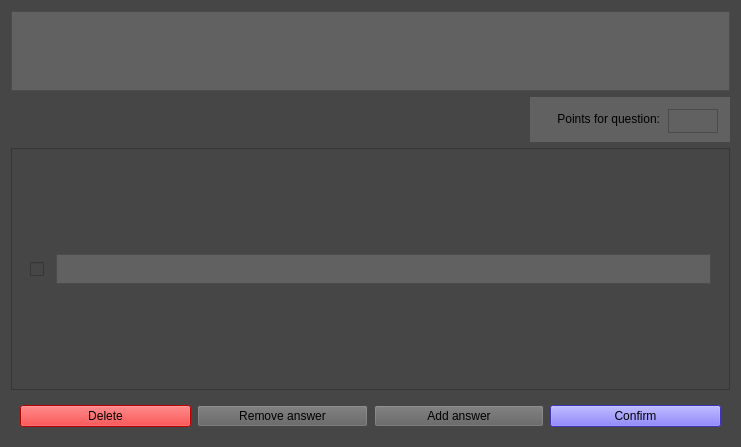
<?xml version="1.0" encoding="UTF-8"?>
<ui version="4.0">
 <class>Form</class>
 <widget class="QWidget" name="Form">
  <property name="geometry">
   <rect>
    <x>0</x>
    <y>0</y>
    <width>741</width>
    <height>447</height>
   </rect>
  </property>
  <property name="sizePolicy">
   <sizepolicy hsizetype="Minimum" vsizetype="Preferred">
    <horstretch>0</horstretch>
    <verstretch>0</verstretch>
   </sizepolicy>
  </property>
  <property name="minimumSize">
   <size>
    <width>0</width>
    <height>280</height>
   </size>
  </property>
  <property name="maximumSize">
   <size>
    <width>1500000</width>
    <height>1500000</height>
   </size>
  </property>
  <property name="windowTitle">
   <string>Form</string>
  </property>
  <property name="styleSheet">
   <string notr="true">background-color: rgb(70, 70, 70);
border-color: rgb(192, 192, 192);</string>
  </property>
  <layout class="QVBoxLayout" name="verticalLayout">
   <item>
    <layout class="QVBoxLayout" name="main_area">
     <item>
      <widget class="QTextEdit" name="textEdit">
       <property name="maximumSize">
        <size>
         <width>16777215</width>
         <height>80</height>
        </size>
       </property>
       <property name="styleSheet">
        <string notr="true">background-color: rgb(97, 97, 97);</string>
       </property>
      </widget>
     </item>
     <item>
      <layout class="QHBoxLayout" name="horizontalLayout_2">
       <item>
        <spacer name="horizontalSpacer">
         <property name="orientation">
          <enum>Qt::Horizontal</enum>
         </property>
         <property name="sizeHint" stdset="0">
          <size>
           <width>40</width>
           <height>20</height>
          </size>
         </property>
        </spacer>
       </item>
       <item>
        <widget class="QWidget" name="widget_2" native="true">
         <property name="minimumSize">
          <size>
           <width>200</width>
           <height>45</height>
          </size>
         </property>
         <property name="maximumSize">
          <size>
           <width>0</width>
           <height>45</height>
          </size>
         </property>
         <property name="styleSheet">
          <string notr="true">background-color: rgb(97, 97, 97);</string>
         </property>
         <widget class="QLabel" name="label">
          <property name="geometry">
           <rect>
            <x>10</x>
            <y>10</y>
            <width>120</width>
            <height>24</height>
           </rect>
          </property>
          <property name="minimumSize">
           <size>
            <width>120</width>
            <height>24</height>
           </size>
          </property>
          <property name="maximumSize">
           <size>
            <width>120</width>
            <height>16777215</height>
           </size>
          </property>
          <property name="text">
           <string>Points for question:</string>
          </property>
          <property name="alignment">
           <set>Qt::AlignRight|Qt::AlignTrailing|Qt::AlignVCenter</set>
          </property>
         </widget>
         <widget class="QPlainTextEdit" name="plainTextEdit_2">
          <property name="geometry">
           <rect>
            <x>138</x>
            <y>12</y>
            <width>50</width>
            <height>24</height>
           </rect>
          </property>
          <property name="minimumSize">
           <size>
            <width>50</width>
            <height>24</height>
           </size>
          </property>
          <property name="maximumSize">
           <size>
            <width>50</width>
            <height>24</height>
           </size>
          </property>
          <property name="verticalScrollBarPolicy">
           <enum>Qt::ScrollBarAlwaysOff</enum>
          </property>
          <property name="horizontalScrollBarPolicy">
           <enum>Qt::ScrollBarAlwaysOff</enum>
          </property>
         </widget>
        </widget>
       </item>
      </layout>
     </item>
     <item>
      <widget class="QScrollArea" name="scrollArea">
       <property name="widgetResizable">
        <bool>true</bool>
       </property>
       <widget class="QWidget" name="scrollAreaWidgetContents">
        <property name="geometry">
         <rect>
          <x>0</x>
          <y>0</y>
          <width>713</width>
          <height>226</height>
         </rect>
        </property>
        <layout class="QVBoxLayout" name="verticalLayout_4">
         <item>
          <layout class="QVBoxLayout" name="answers_area">
           <item>
            <widget class="QWidget" name="answer_choice" native="true">
             <property name="minimumSize">
              <size>
               <width>0</width>
               <height>50</height>
              </size>
             </property>
             <property name="maximumSize">
              <size>
               <width>16777215</width>
               <height>50</height>
              </size>
             </property>
             <layout class="QHBoxLayout" name="horizontalLayout_3">
              <item>
               <widget class="QCheckBox" name="checkBox">
                <property name="minimumSize">
                 <size>
                  <width>0</width>
                  <height>20</height>
                 </size>
                </property>
                <property name="text">
                 <string/>
                </property>
               </widget>
              </item>
              <item>
               <widget class="QPlainTextEdit" name="plainTextEdit">
                <property name="minimumSize">
                 <size>
                  <width>0</width>
                  <height>20</height>
                 </size>
                </property>
                <property name="maximumSize">
                 <size>
                  <width>15000000</width>
                  <height>30</height>
                 </size>
                </property>
                <property name="sizeIncrement">
                 <size>
                  <width>0</width>
                  <height>0</height>
                 </size>
                </property>
                <property name="styleSheet">
                 <string notr="true">background-color: rgb(97, 97, 97);</string>
                </property>
                <property name="verticalScrollBarPolicy">
                 <enum>Qt::ScrollBarAlwaysOff</enum>
                </property>
               </widget>
              </item>
             </layout>
            </widget>
           </item>
          </layout>
         </item>
        </layout>
       </widget>
      </widget>
     </item>
    </layout>
   </item>
   <item>
    <widget class="QWidget" name="bottom_bar" native="true">
     <property name="minimumSize">
      <size>
       <width>0</width>
       <height>30</height>
      </size>
     </property>
     <layout class="QHBoxLayout" name="horizontalLayout_4">
      <item>
       <widget class="QPushButton" name="delete_button">
        <property name="styleSheet">
         <string notr="true">background-color: rgb(255, 0, 0);</string>
        </property>
        <property name="text">
         <string>Delete</string>
        </property>
       </widget>
      </item>
      <item>
       <widget class="QPushButton" name="remove_answer_button">
        <property name="styleSheet">
         <string notr="true">background-color: rgb(97, 97, 97);</string>
        </property>
        <property name="text">
         <string>Remove answer</string>
        </property>
       </widget>
      </item>
      <item>
       <widget class="QPushButton" name="add_answer_button">
        <property name="styleSheet">
         <string notr="true">background-color: rgb(97, 97, 97);</string>
        </property>
        <property name="text">
         <string>Add answer</string>
        </property>
       </widget>
      </item>
      <item>
       <widget class="QPushButton" name="validate_button">
        <property name="styleSheet">
         <string notr="true">background-color: rgb(86, 73, 255);</string>
        </property>
        <property name="text">
         <string>Confirm</string>
        </property>
       </widget>
      </item>
     </layout>
    </widget>
   </item>
  </layout>
 </widget>
 <resources/>
 <connections/>
</ui>
